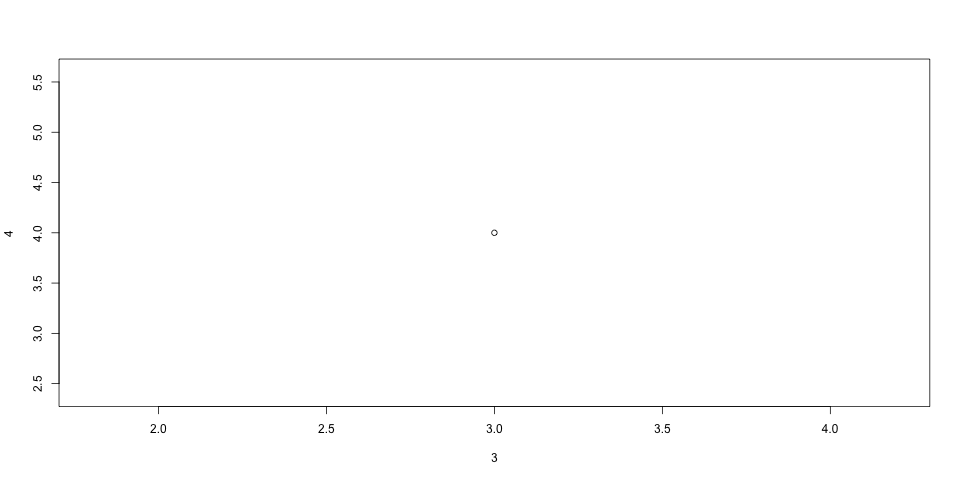

Source code (R):
png("test.png",width = 960, height = 480)
 plot(3,4)
dev.off()